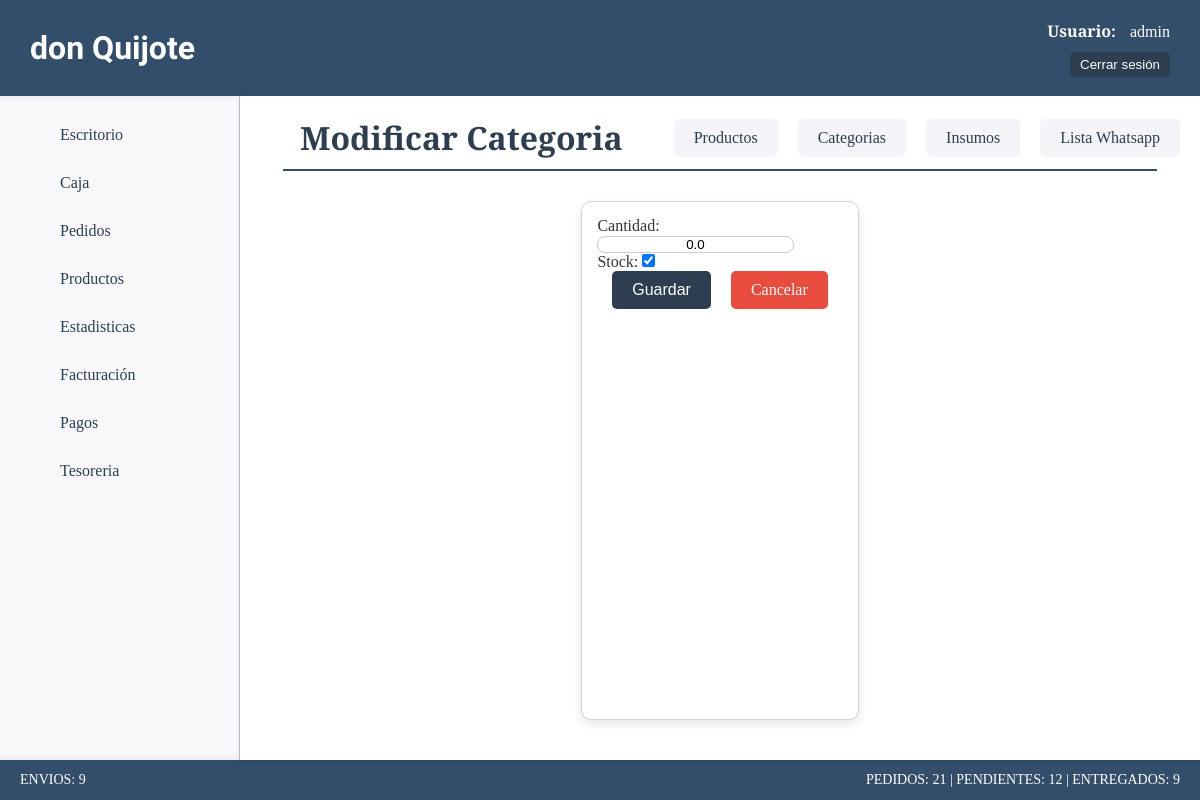
The page /productos/actualizar-cantidad-cat/1 (signed in) on the database as committed earlier.
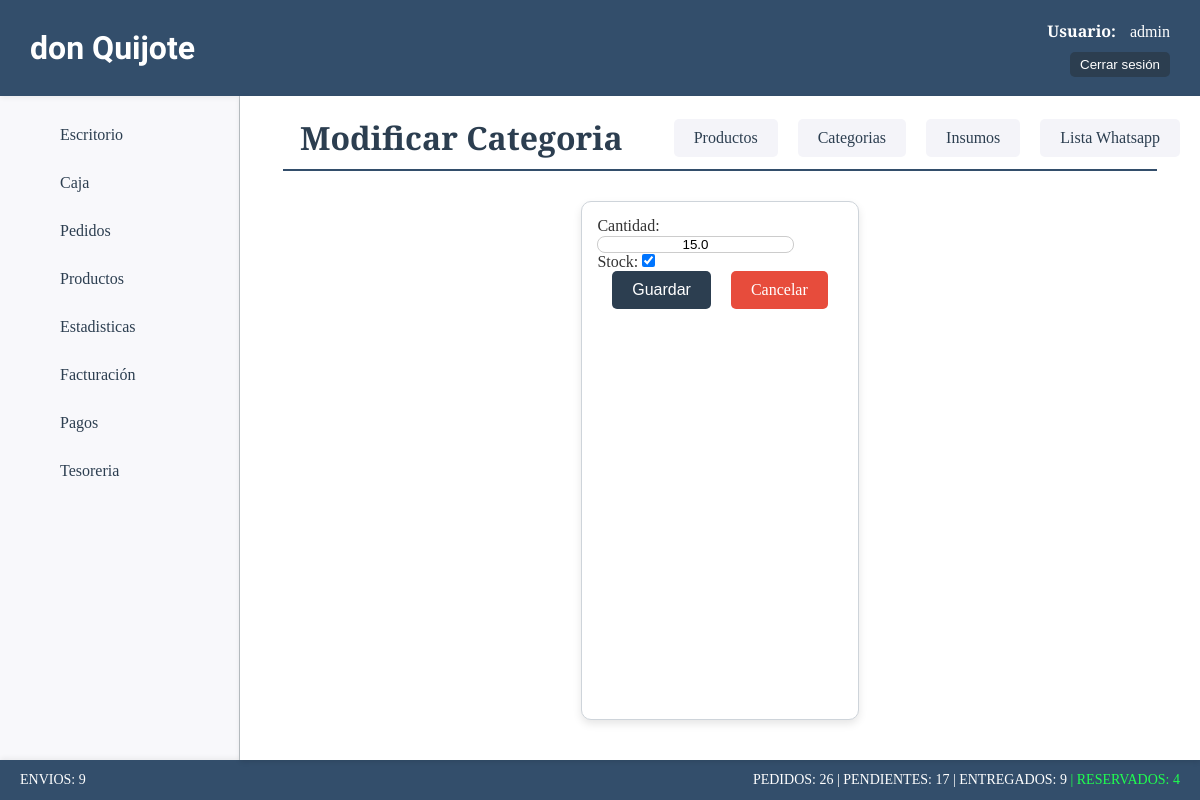
The same page on the database as committed later.
### productos/models.py (models this page shows, shortened)
class ProductoCategoria(models.Model):
    nombre=models.CharField(max_length=50)
    estado=models.BooleanField(default=True)
    cantidad=models.FloatField(default=99, verbose_name="Cantidad")
    stock=models.BooleanField(default=True, verbose_name="Stock")

### productos/views.py (the view)
# urls.py: path('actualizar-cantidad-cat/<int:pk>', views.ActualizarCantidadCat.as_view(), name='actualizar_cantidad_cat'),
class ActualizarCantidadCat(LoginRequiredMixin, UpdateView):
    model = models.ProductoCategoria
    form_class = forms.CantCategoriaForm
    success_url = reverse_lazy("productos:home")

### productos/forms.py (shortened to what this page needs)
class CantCategoriaForm(forms.ModelForm):
    class Meta:
        model = models.ProductoCategoria
        fields = ['cantidad', 'stock']
        widgets = {
            'cantidad': forms.NumberInput(attrs={
                'class': 'cat-cant-opc',
                'min': 0,
            }),
            'stock': forms.CheckboxInput(attrs={
                'class': 'form-check-input'
            }),
        }

### productos/templates/productos/productocategoria_form.html (shortened to what this page needs)
{% extends 'core/base.html' %}
{% load static %}
{% block css %}
    <link rel="stylesheet" href="{% static 'productos/css/styles.css' %}">
{% endblock css %}
{% block titulo %}
    {% if form.instance.pk %}
        {% include 'core/components/encabezado.html' with titulo_texto="Modificar Categoria" %}
    {% else %}
        {% include 'core/components/encabezado.html' with titulo_texto="Crear Categoria" %}
    {% endif %}
{% endblock titulo %}
{% block main %}
    <section class="form-container">
        <form class="card" action="" method="post">
            {{ form }}
            <div class="btn-container">
                <button class="btn-success" type="submit">Guardar</button>
                <a class="btn-delete" href="{% url 'productos:categorias' %}">Cancelar</a>
            </div>
        </form>
    </section>
{% endblock main %}

Rows that differ between the two databases and show on the page:
changed ProductoCategoria: cantidad "0.0" → "15.0"
Other text that changed with them:
{{ cant_pedidos }}: "21" → "26"
{{ cant_pendientes }}: "12" → "17"
{{ cant_reservados }}: (not shown) → "4"
text now shown: "| RESERVADOS:"
